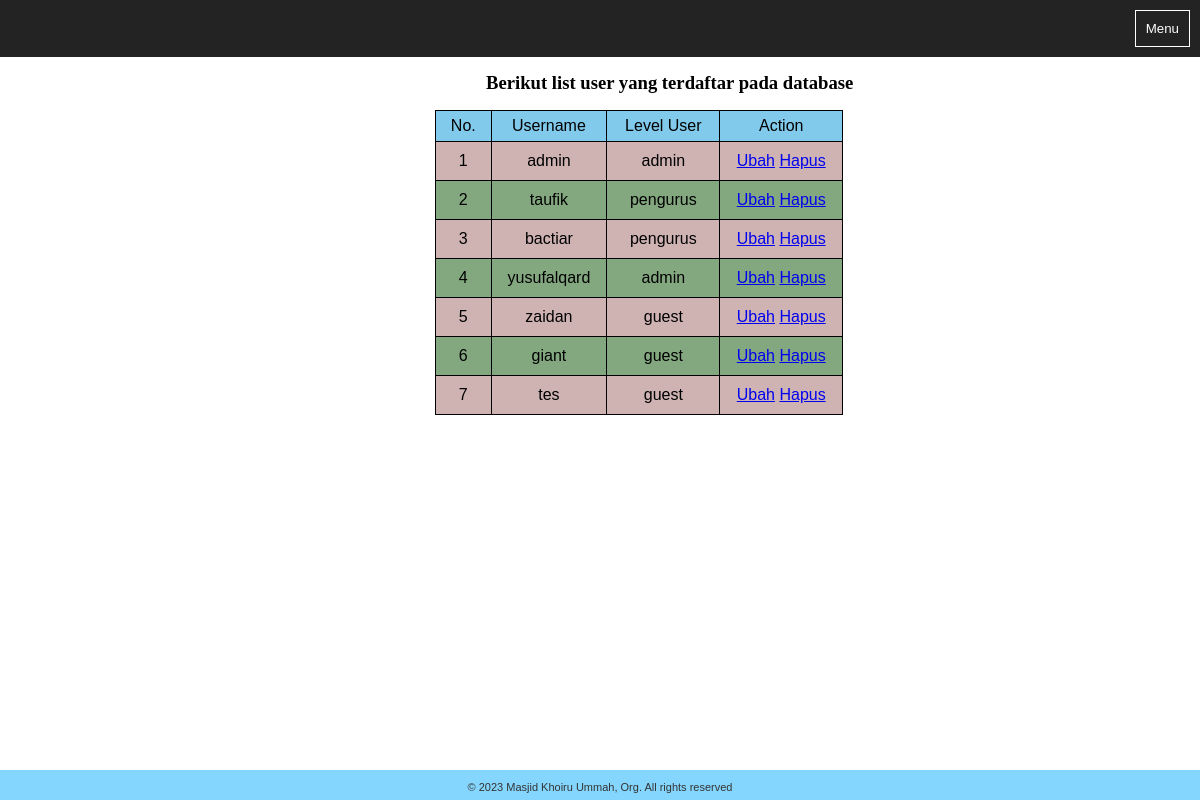
/admin/rekapdata.php, run on the app's committed database.
### tables this page shows
CREATE TABLE `user` (
  `id` int(11) NOT NULL,
  `username` varchar(50) NOT NULL,
  `password` varchar(255) NOT NULL,
  `leveluser` varchar(100) NOT NULL
);

### functions.php (called while the page is built, shortened)
<?php
    require 'koneksi.php';
    function query($query){
        global $conn;
        $result = mysqli_query($conn, $query);
        $rows = [];
        while ($row = mysqli_fetch_assoc($result) ){
            $rows[] = $row;
        }
        return $rows;
    }
?>

### admin/rekapdata.php (the view, shortened to what this page needs)
<?php
    require '../functions.php';
    $rekapdata = query("SELECT id,username,leveluser FROM user");
?>
<!DOCTYPE html>
<html lang="en">
  <head>
    <link rel="stylesheet" type="text/css" href="../style/style.css" />
  </head>
<body class="adminPAGE">
<header>
    <button class="tombolmenu">Menu</button>
	</header>
    <section class="maindsb">
			<h1 class="cekuser">Berikut list user yang terdaftar pada database</h1>
            <table class="cekrekaptbl" border="1" cellpadding="10" cellspacing="0">
            <tr>
                <th>No.</th>
                <th>Username</th>
                <th>Level User</th>
                <th>Action</th>
            </tr>
            <?php $i = 1;  ?>
            <?php foreach($rekapdata as $row) : ?>
            <tr>
                <td><?= $i; ?></td>
                <td><?= $row["username"] ?></td>
                <td><?= $row["leveluser"] ?></td>
                <div class="decorlink">
                <td>
                    <a href="ubah.php?id=<?= $row["id"];?>">Ubah</a>
                    <a href="hapus.php?id=<?= $row["id"];?>"
                        onclick="return confirm('Apakah anda yakin menghapus data yang dipilih?');">
                        Hapus
                    </a>
                </td>
                </div>
            </tr>
            <?php $i++; ?>
            <?php endforeach; ?>
        </table>
    </section>
                <div class="botLogoFooter" id="footer">
                    <p>© 2023 Masjid Khoiru Ummah, Org. All rights reserved</p>
                </div>
</body>
</html>

### style/style.css (style rules this page uses)
#footer { position:fixed; bottom:0; width:100%; height: 30px; background:#6cf; }
body.adminPAGE { font-family: Arial; margin: 0; padding: 0; height: 100%; }
header { background:#232323; padding:10px; color:#fff; font-family:"open sans"; overflow:hidden; margin: 0; }
.tombolmenu { float: right; background: transparent; padding: 10px; color: #fff; border: 1px solid #fff; cursor: pointer; }
.maindsb { padding:0; margin-left: 180px; }
div.botLogoFooter { background-color: aquamarine; color:rgb(0, 0, 0); font-size: 11px; font-family:Arial; opacity:0.8; text-align: center; width:100%; left:0; bottom:0; position:fixed; }
.cekrekaptbladm, th { background-color: #62a5c2; color: black; font-weight: normal; vertical-align: center; text-align: center; }
.cekrekaptbl { font-size: 12pt; border-collapse:collapse; width:40%; font-family: Arial; border: 1px solid black; margin-left:25%; margin-right:25%; }
.cekrekaptbl, th { background-color: #62a5c2; color: black; font-weight: normal; vertical-align: center; text-align: center; }
.cekrekaptbl th, .cekrekaptabel td { padding: 6px 12px; text-align: center; }
.cekrekaptbl tr { background-color: #ffffff88; color:black; }
.cekrekaptbl tr:nth-child(even) { background-color: #cfb3b3; color:black; text-align: center; }
.cekrekaptbl tr:nth-child(odd) { background-color: #83a87f; color:black; text-align: center; }
.cekrekapadm, th { background-color: #1ea4e2; color: black; font-weight: normal; vertical-align: center; text-align: center; }
.rekapadmin, th { background-color: #81caec; color: black; font-weight: normal; vertical-align: center; text-align: center; }
.cekuser { font-size:14pt; font-family: 'Times New Roman', Times, serif; margin-left:30%; }

### data on the page
user: username "admin", leveluser "admin"
user: username "taufik", leveluser "pengurus"
user: username "bactiar", leveluser "pengurus"
user: username "yusufalqard", leveluser "admin"
user: username "zaidan", leveluser "guest"
user: username "giant", leveluser "guest"
user: username "tes", leveluser "guest"
